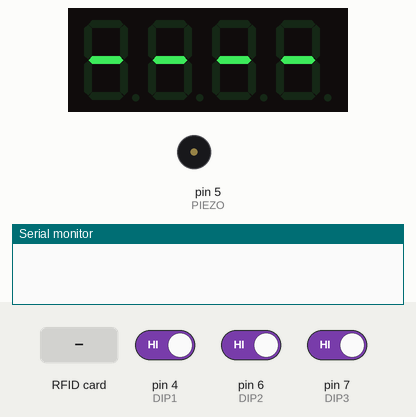
Simulated run of this sketch. Board: Arduino Uno, built with avr-gcc and run on an emulated ATmega328P. Parts: 4-digit seven-segment display, buzzer (waves = sounding), the last lines printed to the serial monitor. The inputs (shaded band) are chosen by the test bench; at power-on: pin 4 (DIP1) HIGH, pin 6 (DIP2) HIGH, pin 7 (DIP3) HIGH.

Above: at 6.3 s.
6.4 s: RFID card 5E 7A 19 C4 held to the reader
At 6.9 s:
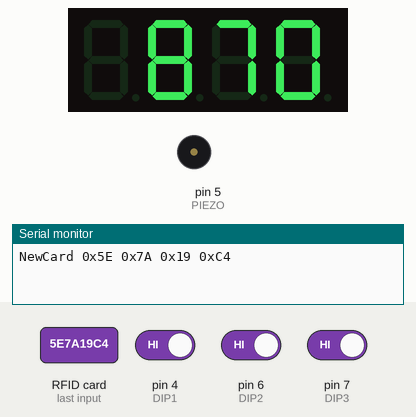
At 7.66 s:
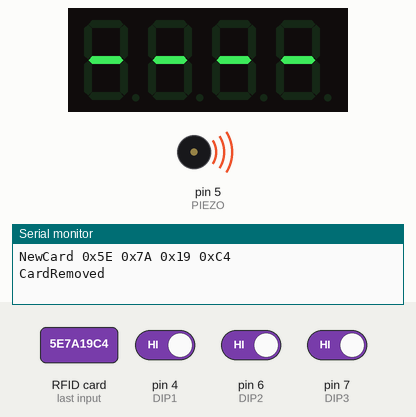
Timing chart, 0 to 9.4 s (numbered marks = the images above; inputs shaded):
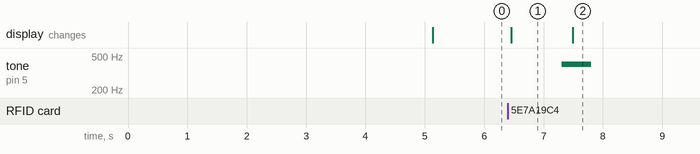

The sketch:

basestationed-airsoft-bomb.ino
```cpp
#include <SPI.h>
#include <MFRC522.h>
#include <Arduino.h>
#include <TM1637Display.h>


//PINLAYOUT
// D2 - TM1637 CLK
// D3 - TM1637 DIO
// D4 - DIP
// D5 - PIEZO
// D6 - DIP
// D7 - DIP
// D8 - EMPTY
// D9 - MFRC552 RST
// D10 - MFRC552 SDA
// D11 - MFRC552 MOSI
// D12 - MFRC552 MISO
// D13 - MFRC552 SCK


#define CLK 2//pins definitions for TM1637 and can be changed to other ports
#define DIO 3


#define RST_PIN         9   //MFRC522 pins
#define SS_PIN          10

  const uint8_t SEG_DONE[] = {
	SEG_B | SEG_C | SEG_D | SEG_E | SEG_G,           // d
	SEG_A | SEG_B | SEG_C | SEG_D | SEG_E | SEG_F,   // O
	SEG_C | SEG_E | SEG_G,                           // n
	SEG_A | SEG_D | SEG_E | SEG_F | SEG_G            // E
	};

  const uint8_t SEG_START[] = {
  SEG_G, SEG_G, SEG_G, SEG_G
	};

  TM1637Display display(CLK, DIO);

  int time = 900; // time in seconds that game runs
  int viive = 850; //time between countdown going down.
  int buzz = 500; // time that piezo is active
  MFRC522 mfrc522(SS_PIN, RST_PIN);   // Create MFRC522 instance

void setup(){

  pinMode(4, INPUT_PULLUP); //DIP1
  pinMode(6, INPUT_PULLUP); //DIP2
  pinMode(7, INPUT_PULLUP); //DIP3
  pinMode(5, OUTPUT); //PIEZO

  display.clear();
  display.setBrightness(4);
  display.showNumberDec(1234, false);
  Serial.begin(9600);                                           // Initialize serial communications with the PC
  SPI.begin();                                                  // Init SPI bus
  mfrc522.PCD_Init();

            // Add 330 to any time value this is endtime counter that increases numberflow and sound effects speed during last minute of game time
    if (digitalRead(4) == LOW && digitalRead(6) == LOW && digitalRead(7) == LOW){
      // O O O
    time = 570;  //5 minutes time untill "explosion"

  }
    if (digitalRead(4) == HIGH && digitalRead(6) == HIGH && digitalRead(7) == HIGH){
      // I I I
    time = 870; //10 minutes time untill "explosion"
  }
    if (digitalRead(4) == HIGH && digitalRead(6) == HIGH && digitalRead(7) == LOW){
    // I I O
    time = 1170; //15 minutes time untill "explosion"
  }
    if (digitalRead(4) == LOW && digitalRead(6) == HIGH && digitalRead(7) == HIGH){
    // O I I
    // time = 365;
  }
    if (digitalRead(4) == HIGH && digitalRead(6) == LOW && digitalRead(7) == LOW){
    // I O O
    // time = 365;
  }
      if (digitalRead(4) == LOW && digitalRead(6) == LOW && digitalRead(7) == HIGH){
    // O O I
    // time = 365;
  }
    if (digitalRead(4) == LOW && digitalRead(6) == HIGH && digitalRead(7) == LOW){
    // O I O
    // time = 365;
  }
    if (digitalRead(5) == HIGH && digitalRead(6) == LOW && digitalRead(7) == HIGH){
    // I O I
    // time = 365;
  }
  display.showNumberDec(time, false);
  delay(5000);
}

uint8_t buf[10]= {};
MFRC522::Uid id;
MFRC522::Uid id2;
bool is_card_present = false;
uint8_t control = 0x00;
void PrintHex(uint8_t *data, uint8_t length) // prints 8-bit data in hex with leading zeroes
{
     char tmp[16];
       for (int i=0; i<length; i++) {
         sprintf(tmp, "0x%.2X",data[i]);
         Serial.print(tmp); Serial.print(" ");
       }
}

//*****************************************************************************************//

void cpid(MFRC522::Uid *id){
  memset(id, 0, sizeof(MFRC522::Uid));
  memcpy(id->uidByte, mfrc522.uid.uidByte, mfrc522.uid.size);
  id->size = mfrc522.uid.size;
  id->sak = mfrc522.uid.sak;
}

void loop(){


  start:


  display.setSegments(SEG_START);
  MFRC522::MIFARE_Key key;
  for (byte i = 0; i < 6; i++) key.keyByte[i] = 0xFF;
  MFRC522::StatusCode status;

    // Look for new cards
  if ( !mfrc522.PICC_IsNewCardPresent()) {
    return;
  }
  if ( !mfrc522.PICC_ReadCardSerial()) {
    return;
  }

    bool result = true;
  uint8_t buf_len=4;
  cpid(&id);
  Serial.print("NewCard ");
  PrintHex(id.uidByte, id.size);
  Serial.println("");

    while(true){


if (time == 0){
  goto end;
}
display.setBrightness(7);
digitalWrite(4, HIGH);
display.showNumberDec(time, false);
delay(viive);
time --;
tone(5, 400, buzz);
if (time == 330){ //end timer increases countdown speed aprox one minute
  viive = 50;
  buzz = 150;
}


    control=0;
    for(int i=0; i<3; i++){
      if(!mfrc522.PICC_IsNewCardPresent()){
        if(mfrc522.PICC_ReadCardSerial()){
          //Serial.print('a');
          control |= 0x16;
        }
        if(mfrc522.PICC_ReadCardSerial()){
          //Serial.print('b');
          control |= 0x16;
        }
        //Serial.print('c');
          control += 0x1;
      }
      //Serial.print('d');
      control += 0x4;
    }

    //Serial.println(control);
    if(control == 13 || control == 14){
      //card is still there
    } else {
      break;
    }
  }
  Serial.println("CardRemoved");

  delay(100); //change value if you want to read cards faster

  mfrc522.PICC_HaltA();
  mfrc522.PCD_StopCrypto1();

  if (time > 0){
    goto start;
  }
  end:
  display.setSegments(SEG_DONE);
  if (time == 0){
    goto end;
  }
}
```

Measured:
- after the input at 6.4 s, tone on pin 5 (PIEZO): silent → 400 Hz after 0.90 s, → silent 0.50 s later; the display: changes after 0.05 s (image 1)
- what the display in image 1 shows lasts 1.0 s, from 6.5 s to 7.5 s
